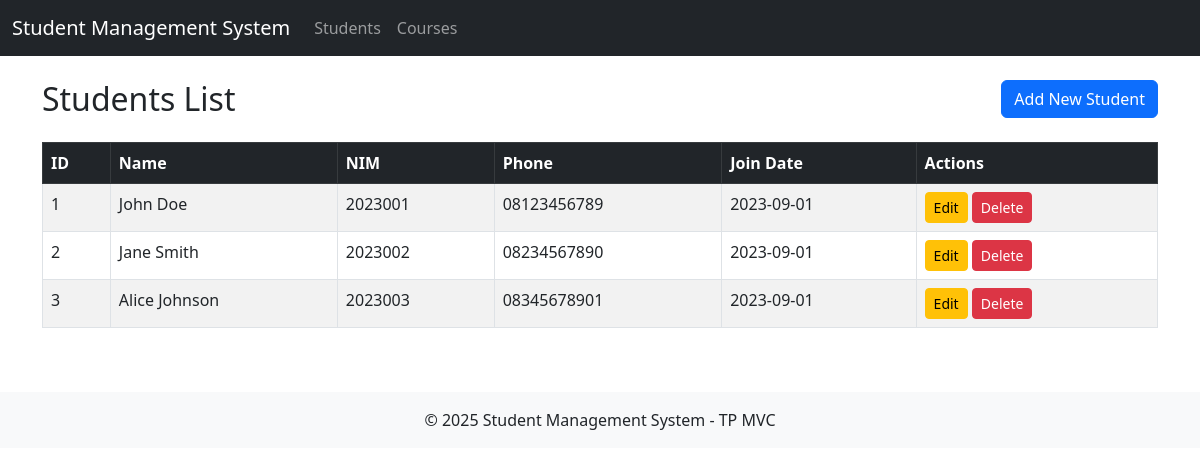
The page / on the database its author committed.
### tables this page shows
CREATE TABLE IF NOT EXISTS `students` (
  `id` int(11) NOT NULL AUTO_INCREMENT,
  `name` varchar(100) NOT NULL,
  `nim` varchar(20) NOT NULL,
  `phone` varchar(15) NOT NULL,
  `join_date` date NOT NULL,
  PRIMARY KEY (`id`)
);

### controllers/StudentController.php (called while the page is built, shortened)
<?php
include_once 'models/Student.class.php';
class StudentController {
    public function index() {
        $students = Student::getAll();
        require_once 'views/student/index.php';
    }
}

### models/DB.class.php (called while the page is built, shortened)
<?php
class DB {
    private static $instance = NULL;
    private $mysqli;
    private function __construct() {
        $this->mysqli = new mysqli('localhost', 'root', '', 'db_mvc');
    }
    public static function getInstance() {
        if (!isset(self::$instance)) {
            self::$instance = new DB();
        }
        return self::$instance;
    }
    public function query($sql) {
        return $this->mysqli->query($sql);
    }
}

### models/Student.class.php (called while the page is built, shortened)
<?php
class Student {
    private $id;
    private $name;
    private $nim;
    private $phone;
    private $join_date;
    public function __construct($id = '', $name = '', $nim = '', $phone = '', $join_date = '') {
        $this->id = $id;
        $this->name = $name;
        $this->nim = $nim;
        $this->phone = $phone;
        $this->join_date = $join_date;
    }
    public function getId() {
        return $this->id;
    }
    public function getName() {
        return $this->name;
    }
    public function getNim() {
        return $this->nim;
    }
    public function getPhone() {
        return $this->phone;
    }
    public function getJoinDate() {
        return $this->join_date;
    }
    public static function getAll() {
        $db = DB::getInstance();
        $sql = "SELECT * FROM students";
        $result = $db->query($sql);
        $students = array();
        while ($row = $result->fetch_assoc()) {
            $students[] = new Student(
                $row['id'],
                $row['name'],
                $row['nim'],
                $row['phone'],
                $row['join_date']
            );
        }
        return $students;
    }
}

### models/Template.class.php (called while the page is built)
<?php
class Template {
    private $template_file;
    private $template_vars = array();
    public function __construct($template_file) {
        $this->template_file = $template_file;
    }
    public function set($var_name, $var_value) {
        $this->template_vars[$var_name] = $var_value;
    }
    public function render() {
        if (file_exists($this->template_file)) {
            $template = file_get_contents($this->template_file);
            foreach ($this->template_vars as $key => $value) {
                $template = str_replace("{{" . $key . "}}", $value, $template);
            }
            return $template;
        } else {
            return "Error: Template file not found!";
        }
    }
}

### views/student/index.php (the view, shortened to what this page needs)
<?php
$content = '
<div class="row mb-3">
    <div class="col">
        <h2>Students List</h2>
    </div>
    <div class="col-auto">
        <a href="index.php?controller=student&action=create" class="btn btn-primary">Add New Student</a>
    </div>
</div>
<div class="table-responsive">
    <table class="table table-bordered table-striped">
        <thead class="table-dark">
            <tr>
                <th>ID</th>
                <th>Name</th>
                <th>NIM</th>
                <th>Phone</th>
                <th>Join Date</th>
                <th>Actions</th>
            </tr>
        </thead>
        <tbody>';
foreach ($students as $student) {
    $content .= '
            <tr>
                <td>' . $student->getId() . '</td>
                <td>' . $student->getName() . '</td>
                <td>' . $student->getNim() . '</td>
                <td>' . $student->getPhone() . '</td>
                <td>' . $student->getJoinDate() . '</td>
                <td>
                    <a href="index.php?controller=student&action=edit&id=' . $student->getId() . '" class="btn btn-warning btn-sm">Edit</a>
                    <a href="index.php?controller=student&action=delete&id=' . $student->getId() . '" class="btn btn-danger btn-sm" onclick="return confirm(\'Are you sure you want to delete this student?\')">Delete</a>
                </td>
            </tr>';
}
$content .= '
        </tbody>
    </table>
</div>';
$template = new Template('templates/index.html');
$template->set('page_title', 'Students List');
$template->set('content', $content);
echo $template->render();

### rows shown on the page
students: id "1", name "John Doe", nim "2023001", phone "08123456789", join_date "2023-09-01"
students: id "2", name "Jane Smith", nim "2023002", phone "08234567890", join_date "2023-09-01"
students: id "3", name "Alice Johnson", nim "2023003", phone "08345678901", join_date "2023-09-01"

### other values the page prints
$template->render() "Student Management System Students Courses © 2025 Student Management System - TP MVC"
